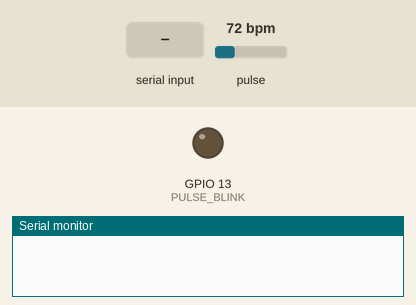
Simulated run of this sketch. Board: ESP32. Shown: output pins drawn as LEDs (lit = HIGH), the last lines printed to the serial monitor. Dashed ring = blinking. The test bench sets the inputs (shaded band); at power-on: pulse 72 bpm (analog values on the 0–4095 scale). WiFi joins after 1.5 s; servers stay silent unless stated.

Above: at 0.0 s.
At 4.7 s:
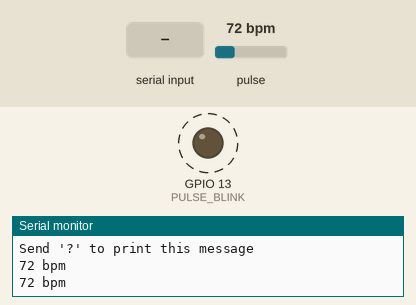
4.8 s: pulse set to 42 bpm
7.2 s: "b" received over Serial
8.9 s: pulse set to 100 bpm
At 9.98 s:
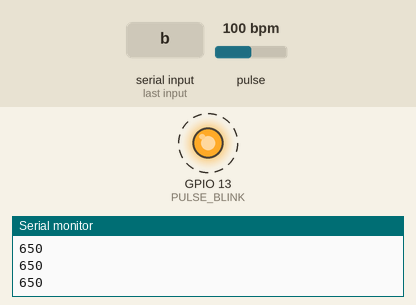
Timing chart, 0 to 17.9 s (numbered marks = the images above; inputs shaded):
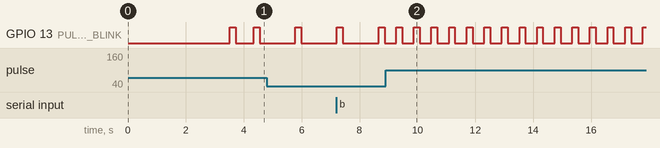

Measured:
- after the input at 8.9 s, GPIO 13 (PULSE_BLINK): alternates HIGH for 0.20 s and LOW for 0.41 s, starting after 0.37 s

The sketch:

espBPM.ino
```cpp
// (licence header left out)
/*
   The following libraries are necessary
   for the asynchronous web server
*/
#include <Arduino.h>
#include <WiFi.h>
#include <AsyncTCP.h> // https://github.com/dvarrel/ESPAsyncTCP
#include <ESPAsyncWebServer.h> // https://github.com/dvarrel/ESPAsyncWebSrv
#include <Arduino_JSON.h>

/*
   Include PulseSensor Playground library for all the good stuff!

*/
#include <PulseSensorPlayground.h>

/*
    We use JSON to pass data from the Arduino sketch to the Javascript
*/
JSONVar pulseData;

/*
   Declare an instance of PulseSensor to access
   all the PulseSensor Playground functions.
*/
PulseSensorPlayground pulseSensor;

/*
   Pinout:
     PULSE_INPUT = Analog Input. Connected to the pulse sensor
      purple (signal) wire.
     PULSE_BLINK = digital Output. Connected to an LED (and 1K series resistor)
      that will flash on each detected pulse.
     PULSE_FADE = digital Output. PWM pin onnected to an LED (and 1K series resistor)
      that will smoothly fade with each pulse.
      NOTE: PULSE_FADE must be a pin that supports PWM. Do not use
      pin 9 or 10, because those pins' PWM interferes with the sample timer.
     THRESHOLD should be set higher than the PulseSensor signal idles
      at when there is nothing touching it. The expected idle value
      should be 512, which is 1/2 of the ADC range. To check the idle value
      open a serial monitor and make note of the PulseSensor signal values
      with nothing touching the sensor. THRESHOLD should be a value higher
      than the range of idle noise by 25 to 50 or so. When the library
      is finding heartbeats, the value is adjusted based on the pulse signal
      waveform. THRESHOLD sets the default when there is no pulse present.
      Adjust as neccesary.
*/
const int PULSE_INPUT = A0;
const int PULSE_BLINK = 13;
const int PULSE_FADE = 5;
const int THRESHOLD = 685;

/*  Replace with your network credentials  */
const char* ssid = "MORUMBI";
const char* password = "trimundial2005";

/*
    Create AsyncWebServer object on port 80
    Create an Event Source on /events
*/
AsyncWebServer server(80);
AsyncEventSource events("/events");

/*
    The following code between the two "rawliteral" tags
    will be stored as text. It contains the html,
    css, and javascript that will be used to build
    the asynchronous server.
*/
const char index_html[] PROGMEM = R"rawliteral(
<!DOCTYPE HTML html>
<html>
  <head>
    <meta name="viewport" content="width=device-width, initial-scale=1">
    <link rel="icon" href="data:,">
      <style>
      html {
        font-family: Arial;
        display: inline-block;
        margin: 0px auto;
        text-align: center;
      }
      h2 { font-size: 3.0rem; }
      p { font-size: 3.0rem; }
      .reading {
        font-size: 2.0rem;
        color:black;
      }
      .dataType {
        font-size: 1.8rem;
      }
    </style>
  </head>
  <body>
      <h2>PulseSensor Server</h2>
      <p
        <span class="reading"> Heart Rate</span>
        <span id="bpm"></span>
        <span class="dataType">bpm</span>
      </p>
  </body>
<script>
window.addEventListener('load', getData);

function getData(){
  var xhr = new XMLHttpRequest();
  xhr.onreadystatechange = function() {
    if (this.readyState == 4 && this.status == 200) {
      var Jobj = JSON.parse(this.responseText);
      console.log(Jobj);
      document.getElementById("bpm").innerHTML = Jobj.heartrate;
    }
  };
  xhr.open("GET", "/data", true);
  xhr.send();
}

if (!!window.EventSource) {
  var source = new EventSource('/events');

  source.addEventListener('open', function(e) {
    console.log("Events Connection");
  }, false);

  source.addEventListener('error', function(e) {
    if (e.target.readyState != EventSource.OPEN) {
      console.log("Events Disconnection");
    }
  }, false);

  source.addEventListener('new_data', function(e) {
    console.log("new_data", e.data);
    var Jobj = JSON.parse(e.data);
    document.getElementById("bpm").innerHTML = Jobj.heartrate;
  }, false);
}
</script>
</html>)rawliteral";

/*  Package the BPM in a JSON object  */
String updatePulseDataJson(){
  pulseData["heartrate"] = String(pulseSensor.getBeatsPerMinute());
  String jsonString = JSON.stringify(pulseData);
  return jsonString;
}


/*
    Begin the WiFi and print the server url
    to the serial port on connection
*/
void beginWiFi() {
  WiFi.mode(WIFI_STA);
  WiFi.begin(ssid, password);
  Serial.print("Attempting to connect to ");
  Serial.print(ssid);
  while (WiFi.status() != WL_CONNECTED) {
    Serial.print(" ~");
    delay(1000);
  }
  Serial.println("\nConnected");
}

/*
   When sendPulseSignal is true, PulseSensor Signal data
   is sent to the serial port for user monitoring.
   Modified by keys received on the Serial port.
   Use the Serial Plotter to view the PulseSensor Signal wave.
*/
bool sendPulseSignal = false;

void setup() {
/*
   115200 baud provides about 11 bytes per millisecond.
   The delay allows the port to settle so that
   we don't miss out on info about the server url
   in the Serial Monitor so we can connect a browser.
*/
  Serial.begin(115200);
  delay(1500);
  beginWiFi();

/*
   ESP32 analogRead defaults to 12 bit resolution
   PulseSensor Playground library works with 10 bit
*/
  analogReadResolution(10);

/*  Configure the PulseSensor manager  */
  pulseSensor.analogInput(PULSE_INPUT);
  pulseSensor.blinkOnPulse(PULSE_BLINK);
  pulseSensor.fadeOnPulse(PULSE_FADE);
  pulseSensor.setSerial(Serial);
  pulseSensor.setThreshold(THRESHOLD);

/*  Now that everything is ready, start reading the PulseSensor signal. */
  if (!pulseSensor.begin()) {
    while(1) {
/*  If the pulseSensor object fails, flash the led  */
      digitalWrite(PULSE_BLINK, LOW);
      delay(50);
      digitalWrite(PULSE_BLINK, HIGH);
      delay(50);
    }
  }


/*
    When the server gets a request for the root url
    serve the html
*/
  server.on("/", HTTP_GET, [](AsyncWebServerRequest *request) {
    request->send(200, "text/html", index_html);
  });


/*  Request for the latest PulseSensor data  */
  server.on("/data", HTTP_GET, [](AsyncWebServerRequest *request) {
    String json = updatePulseDataJson();
    request->send(200, "application/json", json);
    json = String();
  });

/*
    Handler for when a client connects to the server
    Only send serial feedback when NOT sending PulseSensor Signal data
    Send event with short message and set reconnect timer to 2 seconds
*/
  events.onConnect([](AsyncEventSourceClient *client) {
    if(!sendPulseSignal){
      if(client->lastId()){
        Serial.println("Client Reconnected");
      } else {
        Serial.println("New Client Connected");
      }
    }
    client->send("hello", NULL, millis(), 20000);
  });

/*  Create a handler for events  */
  server.addHandler(&events);

/*  Start the server  */
  server.begin();

/*  Print the control information to the serial monitor  */
  printControlInfo();

}

void loop() {
/*
     Option to send the PulseSensor Signal data
     to serial port for verification
*/
  if(sendPulseSignal){
    delay(20);
    Serial.println(pulseSensor.getLatestSample());
  }


/*
     If a beat has happened since we last checked,
     update the json data file to the server.
     Also, send the new BPM value to the serial port
     if we are not monitoring the pulse signal.
*/
  if (pulseSensor.sawStartOfBeat()) {
    events.send(updatePulseDataJson().c_str(),"new_data" ,millis());
    if(!sendPulseSignal){
      Serial.print(pulseSensor.getBeatsPerMinute());
      Serial.println(" bpm");
    }
  }
/*  Check to see if there are any commands sent to us  */
   serialCheck();
}

/*
    This function checks to see if there are any commands available
    on the Serial port. When you send keyboard characters 'b' or 'x'
    you can turn on and off the signal data stream.
*/
void serialCheck(){
  if(Serial.available() > 0){
    char inChar = Serial.read();
    switch(inChar){
      case 'b':
        sendPulseSignal = true;
        break;
      case 'x':
        sendPulseSignal = false;
        break;
      case '?':
        if(!printControlInfo){
          printControlInfo();
        }
        break;
      default:
        break;
    }
  }
}

/*
    This function prints the control information to the serial monitor
*/
void printControlInfo(){
  Serial.println("PulseSensor ESP32 Example");
  Serial.print("\nPulseSensor Server url: ");
  Serial.println(WiFi.localIP());
  Serial.println("Send 'b' to begin sending PulseSensor signal data");
  Serial.println("Send 'x' to stop sending PulseSensor signal data");
  Serial.println("Send '?' to print this message");
}
```
